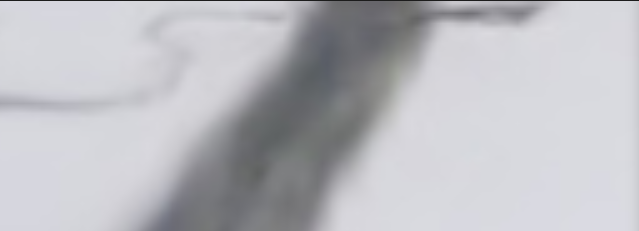
#> input picture pzb_ws/pzb_vision/scripts/img.png, 639 x 231 px, given in place of img0.png, which was not available
$ python tmp.py
#> lines starting #> are read from the running program, lines starting #| are printed output that depends on the picture; after the words box and inside, x2 and y2 are one past the last pixel; in counts of white or black regions, pixels touching at a corner belong together; pictures that were not available may be replaced by others from this repository, and a replacement may not be noted
#!/usr/bin/env python3
import cv2
import numpy as np

idxs = [0,2,3,4,5,6,7,9]
for chosen_idx in idxs:
    IMG_N = cv2.imread("img"+str(idxs[chosen_idx])+".png")
#> IMG_N is the input picture: shape (231, 639, 3); mean B, G, R 192.9, 187.9, 187.5

    Dim = IMG_N.shape[:2]
#> Dim = (231, 639)

    # CENTRO DE IMAGEN EN X
    x_c = int(Dim[1]*0.5)
#> x_c = 319

    # PORCENTAGE A LOS LADOS X
    x_t = int(Dim[1]*1. / 2)
#> x_t = 319


    # RECORTAR IMAGEN
    frame = IMG_N[:: , x_c - x_t : x_c + x_t]

    # DIMENSIONES DE IMAGEN RECORTADA
    Dim_f = frame.shape[:2]
#> Dim_f = (231, 638)

    # CENTRO DE IMAGEN NUEVA X
    xn_c = int(Dim_f[1]*0.5)
#> xn_c = 319

    brightness = 10
    contrast = 1
    frame = cv2.addWeighted(frame, contrast, np.zeros(frame.shape, frame.dtype), 0, brightness)
    grayImage = cv2.cvtColor(frame, cv2.COLOR_BGR2GRAY)

    ret,thresh = cv2.threshold(grayImage,140,255,cv2.THRESH_BINARY_INV)
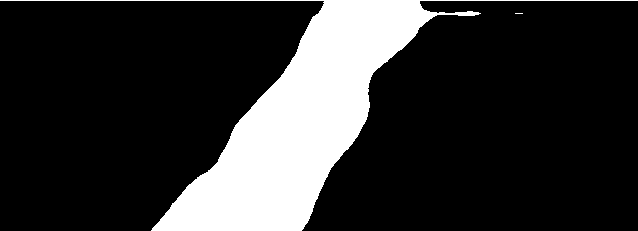
#> thresh: shape (231, 638); 19.2% white; 2 white regions (1 under 20 px), largest, box (x1, y1, x2, y2) and area: (0, 0, 638, 231) 28228

    col = 0
    colsum = []

    for i in range(0, Dim_f[1]):
        for j in range(0, Dim_f[0]):
            col += thresh[j][i]
        colsum.append(int(col/j))
        col = 0
#> after the loop, colsum = 638 values, max 218 at index 307, min 1 at index 0, mean 48.76

    # PORCENTAJE PARA THRESHOLD
    thr_p = 0.8

    # THRESHOLD PARA DETERMINAR LINEA
    threshold = thr_p * max(colsum)
#> threshold = 174.4

    # print(colsum[2])

    for i in range(0, Dim_f[1]):
        for j in range(0, Dim_f[0]):
            if(colsum[i] < threshold):
                thresh[j][i] = 0
            else:
                thresh[j][i] = 255
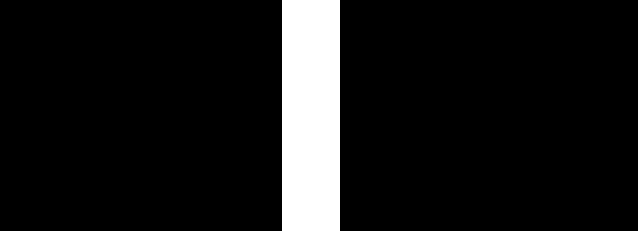
#> thresh: shape (231, 638); 9.1% white; 1 white region, box (x1, y1, x2, y2) and area: (282, 0, 340, 231) 13398

    # MOMENTOS (PARA ENCONTRAR CENTRO DE BLOB)
    M = cv2.moments(thresh)
#> M = moments, m00 3416490, centre m10/m00, m01/m00 = (310.5, 115)

    if M["m00"] != 0:
        cX = int(M["m10"] / M["m00"])
#> cX = 310
        cY = int(M["m01"] / M["m00"])
#> cY = 115
        # print("cX: " + str(cX) + "  cY: " + str(cY))
    else:
        cX, cY = 0, 0

    cv2.circle(frame,(cX, cY), 10, (0,0,255),-1)
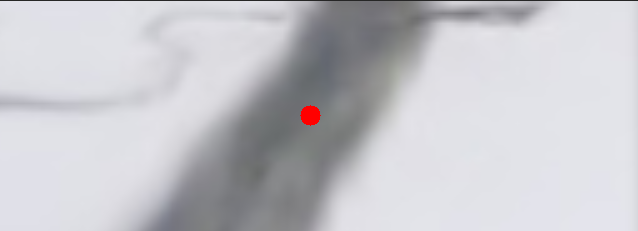
#> frame: shape (231, 638, 3); mean B, G, R 202.6, 197.6, 197.8
    cv2.imshow('gray frame', grayImage)
    cv2.imshow('original frame', frame)
    cv2.imshow('processed frame', thresh)
    key = cv2.waitKey(10000)
#> (key Esc is pressed here)
#> pass 2 of the loop `for chosen_idx in idxs:`:
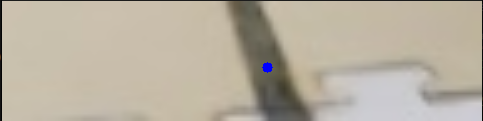
#> input picture pzb_ws/pzb_vision/scripts/img1.png, 483 x 121 px, given in place of img3.png, which was not available
#> IMG_N is the input picture: shape (121, 483, 3); mean B, G, R 160.8, 176.4, 184.7
#> grayImage: shape (121, 482)
#> after the loop `for i in range(0, Dim_f[1]):`: colsum = 482 values, max 257 at index 0, min 2 at index 2, mean 24.06
#> threshold = 205.6
#> after the loop `for i in range(0, Dim_f[1]):`:
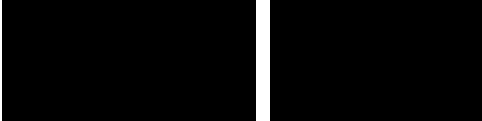
#> thresh: shape (121, 482); 3.3% white; 2 white regions, box (x1, y1, x2, y2) and area: (256, 0, 270, 121) 1694, (0, 0, 2, 121) 242
#> M = moments, m00 493680, centre m10/m00, m01/m00 = (229.8, 60)
#> cX = 229
#> cY = 60
#> `cv2.circle(frame,(cX, cY), 10, (0,0,255),-1)`:
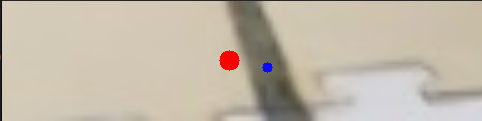
#> frame: shape (121, 482, 3); mean B, G, R 170.2, 185.7, 195.3
#> (key Enter is pressed here)
#> (the run stopped early here; a loop or call above may not have finished)
